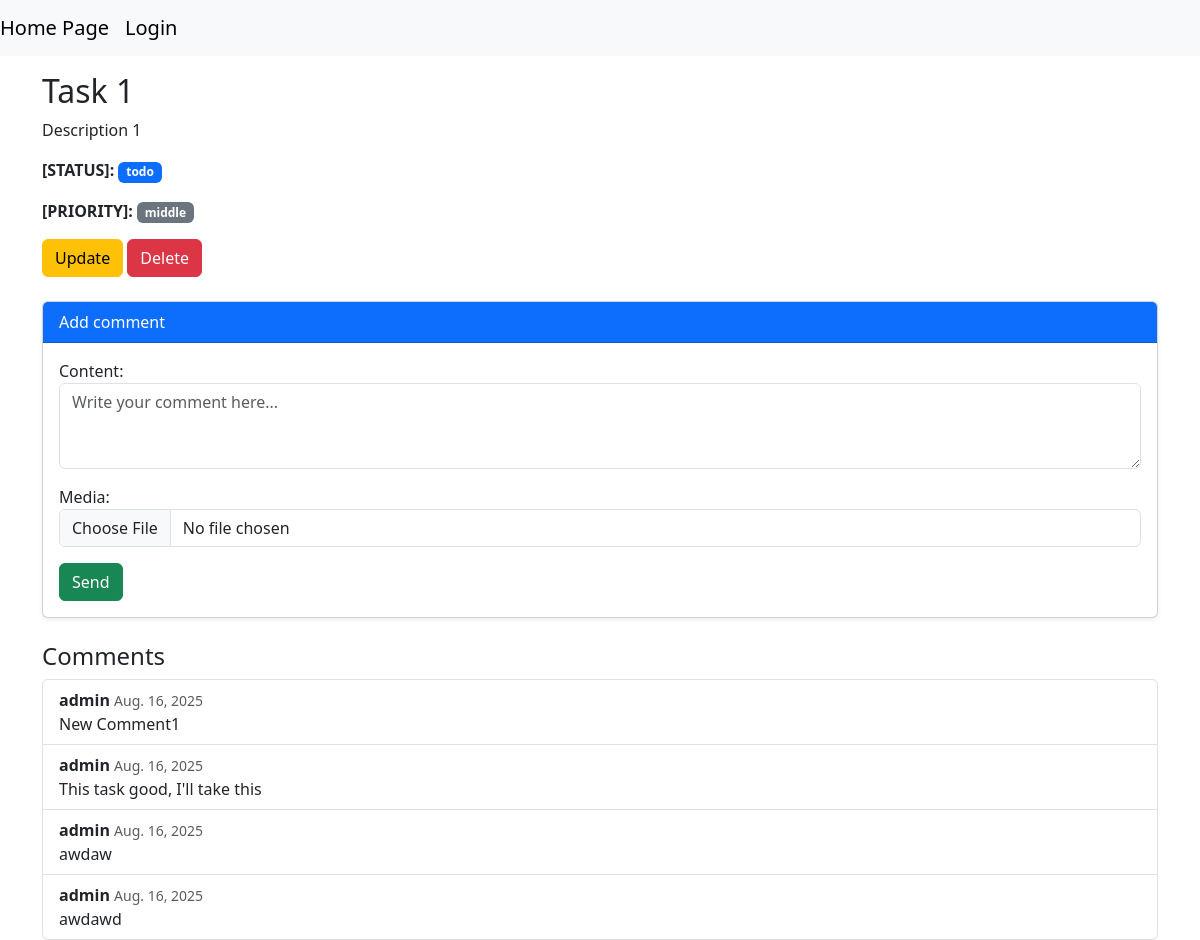
Before: /1/ with the older database file.
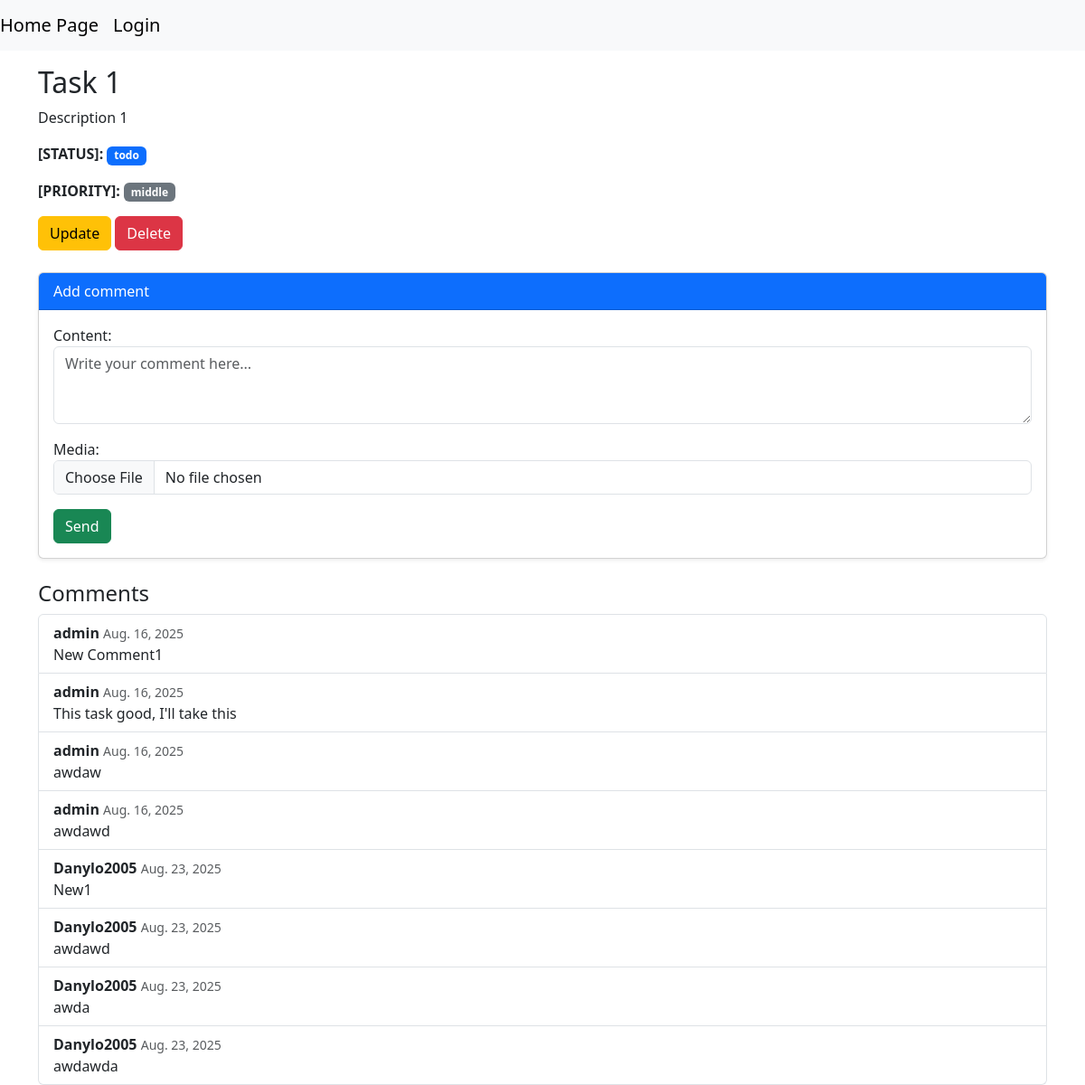
After: the same page with the newer database file.
### tasks/models.py (models this page shows, shortened)
class Task(models.Model):
    STATUS_CHOICES = [
        ("todo", "TO DO"),
        ("in_progress", "IN PROGRESS"),
        ("complete", "COMPLETE"),
    ]
    PRIORITY_CHOICES = [
        ("low", "LOW PRIORITY"),
        ("middle", "MIDDLE PRIORITY"),
        ("high", "HIGH PRIORITY"),
    ]
    title = models.CharField(max_length=255)
    description = models.TextField()
    status = models.CharField(max_length=30, choices=STATUS_CHOICES, default="todo")
    priority = models.CharField(max_length=30, choices=PRIORITY_CHOICES, default="middle")
    end_time = models.DateField(null=True, blank=True)
    creator = models.ForeignKey(User, on_delete=models.CASCADE)

class Comment(models.Model):
    task = models.ForeignKey(Task, on_delete=models.CASCADE, related_name="comments")
    author = models.ForeignKey(User, on_delete=models.CASCADE, related_name="comments")
    content = models.TextField()
    created_at = models.DateField(auto_now_add=True)
    media = models.FileField(upload_to="comment_media", blank=True, null=True)

### tasks/views.py (the view, shortened to what this page needs)
# urls.py: path("<int:pk>/", views.TaskDetailView.as_view(), name="task-detail"),
class TaskDetailView(DetailView):
    model = Task
    context_object_name = "task"
    template_name = "tasks/task_detail.html"
    def get_context_data(self, **kwargs):
        content = super().get_context_data()
        content["comment_form"] = CommentForm()
        return content

### tasks/forms.py
class CommentForm(forms.ModelForm):
    class Meta:
        model = Comment
        fields = ["content", "media"]
        widgets = {
            "content": forms.Textarea(
                attrs={"class": "form-control", "rows": 3, "placeholder": "Write your comment here..."}),
            "media": forms.FileInput(
                attrs={"class": "form-control"}
            )
        }

### templates/tasks/task_detail.html
{% extends 'base.html' %}
{% block content %}
<div class="container mt-3">
    <h2>{{ task.title}}</h2>
    <p> {{ task.description}}</p>
    <p><strong>[STATUS]:</strong> <span class="badge text-bg-primary">{{ task.status }}</span></p>
    <p><strong>[PRIORITY]:</strong> <span class="badge text-bg-secondary">{{ task.priority }}</span></p>
    <a href="{% url 'task-update' task.pk %}" class="btn btn-warning">Update</a>
    <a href="{% url 'task-delete' task.pk %}" class="btn btn-danger">Delete</a>
</div>
{% include 'tasks/comments_container.html'%}
{% endblock %}

### templates/base.html (shortened to what this page needs)
<!doctype html>
<html lang="en">
  <head>
    <link href="https://cdn.jsdelivr.net/npm/bootstrap@5.3.7/dist/css/bootstrap.min.css" rel="stylesheet">
  </head>
  <body>
    <nav class="navbar navbar-expand-lg bg-body-tertiary">
        <a class="navbar-brand" href="{% url 'task-list' %}">Home Page</a>
        {% if user.is_authenticated %}
            <form action="{% url 'logout'%}" method="post">
              {% csrf_token%}
              <button class="navbar-brand" type="submit">Logout</button>
            </form>
        {% else %}
            <a class="navbar-brand" href="{% url 'login' %}">Login</a>
        {% endif %}
    </nav>
    {% block content %}
    {% endblock %}
  </body>
</html>

### templates/tasks/comments_container.html (shortened to what this page needs)
<div class="container mt-4">
    <div class="card shadow-sm">
        <div class="card-header bg-primary text-white">
            Add comment
        </div>
        <div class="card-body">
            <form method="post" class="mb-0">
                {{ comment_form.as_p }}
                <button type="submit" class="btn btn-success">Send</button>
            </form>
        </div>
    </div>
</div>
<div class="container mt-4">
    <h4>Comments</h4>
    {% if task.comments.all %}
        <ul class="list-group">
            {% for comment in task.comments.all %}
                <li class="list-group-item">
                    <strong>{{ comment.author }}</strong> <small class="text-muted">{{ comment.created_at }}</small>
                    <p class="mb-0">{{ comment.content }}</p>
                </li>
            {% endfor %}
        </ul>
    {% endif %}
</div>

Changed rows visible on the page:
added Comment: author "Danylo2005", created_at "Aug. 23, 2025", content "New1"
added Comment: author "Danylo2005", created_at "Aug. 23, 2025", content "awdawd"
added Comment: author "Danylo2005", created_at "Aug. 23, 2025", content "awda"
added Comment: author "Danylo2005", created_at "Aug. 23, 2025", content "awdawda"
